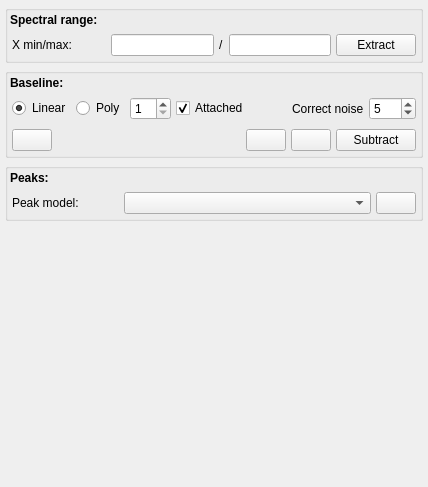
                       <widget class="QWidget" name="scrollAreaWidgetContents_4">
                        <property name="geometry">
                         <rect>
                          <x>0</x>
                          <y>0</y>
                          <width>428</width>
                          <height>487</height>
                         </rect>
                        </property>
                        <layout class="QVBoxLayout" name="verticalLayout_39">
                         <property name="spacing">
                          <number>5</number>
                         </property>
                         <property name="leftMargin">
                          <number>5</number>
                         </property>
                         <property name="topMargin">
                          <number>5</number>
                         </property>
                         <property name="rightMargin">
                          <number>5</number>
                         </property>
                         <property name="bottomMargin">
                          <number>5</number>
                         </property>
                         <item>
                          <widget class="QGroupBox" name="gb_range">
                           <property name="title">
                            <string/>
                           </property>
                           <layout class="QVBoxLayout" name="verticalLayout_40">
                            <property name="spacing">
                             <number>5</number>
                            </property>
                            <property name="leftMargin">
                             <number>2</number>
                            </property>
                            <property name="topMargin">
                             <number>2</number>
                            </property>
                            <property name="rightMargin">
                             <number>2</number>
                            </property>
                            <property name="bottomMargin">
                             <number>2</number>
                            </property>
                            <item>
                             <widget class="QLabel" name="label_65">
                              <property name="font">
                               <font>
                                <weight>75</weight>
                                <bold>true</bold>
                               </font>
                              </property>
                              <property name="text">
                               <string>Spectral range:</string>
                              </property>
                             </widget>
                            </item>
                            <item>
                             <layout class="QHBoxLayout" name="horizontalLayout_74">
                              <property name="spacing">
                               <number>5</number>
                              </property>
                              <property name="leftMargin">
                               <number>2</number>
                              </property>
                              <property name="topMargin">
                               <number>2</number>
                              </property>
                              <property name="rightMargin">
                               <number>2</number>
                              </property>
                              <property name="bottomMargin">
                               <number>2</number>
                              </property>
                              <item>
                               <widget class="QLabel" name="label_66">
                                <property name="text">
                                 <string>X min/max:</string>
                                </property>
                               </widget>
                              </item>
                              <item>
                               <spacer name="horizontalSpacer_34">
                                <property name="orientation">
                                 <enum>Qt::Horizontal</enum>
                                </property>
                                <property name="sizeHint" stdset="0">
                                 <size>
                                  <width>40</width>
                                  <height>20</height>
                                 </size>
                                </property>
                               </spacer>
                              </item>
                              <item>
                               <widget class="QLineEdit" name="range_min_2"/>
                              </item>
                              <item>
                               <widget class="QLabel" name="label_67">
                                <property name="text">
                                 <string>/</string>
                                </property>
                               </widget>
                              </item>
                              <item>
                               <widget class="QLineEdit" name="range_max_2"/>
                              </item>
                              <item>
                               <widget class="QPushButton" name="range_apply_2">
                                <property name="toolTip">
                                 <string>Extract the spectral windows range.
 Hold 'Ctrl' and press 'Extract' button to apply to all spectra</string>
                                </property>
                                <property name="text">
                                 <string>Extract</string>
                                </property>
                               </widget>
                              </item>
                             </layout>
                            </item>
                           </layout>
                          </widget>
                         </item>
                         <item>
                          <widget class="QGroupBox" name="gb_baseline">
                           <property name="title">
                            <string/>
                           </property>
                           <layout class="QVBoxLayout" name="verticalLayout_41">
                            <property name="spacing">
                             <number>5</number>
                            </property>
                            <property name="leftMargin">
                             <number>2</number>
                            </property>
                            <property name="topMargin">
                             <number>2</number>
                            </property>
                            <property name="rightMargin">
                             <number>2</number>
                            </property>
                            <property name="bottomMargin">
                             <number>2</number>
                            </property>
                            <item>
                             <widget class="QLabel" name="label_69">
                              <property name="font">
                               <font>
                                <weight>75</weight>
                                <bold>true</bold>
                               </font>
                              </property>
                              <property name="text">
                               <string>Baseline:</string>
                              </property>
                             </widget>
                            </item>
                            <item>
                             <layout class="QHBoxLayout" name="horizontalLayout_75" stretch="25,25,0,0,0,0,0">
                              <property name="spacing">
                               <number>5</number>
                              </property>
                              <property name="leftMargin">
                               <number>2</number>
                              </property>
                              <property name="topMargin">
                               <number>2</number>
                              </property>
                              <property name="rightMargin">
                               <number>2</number>
                              </property>
                              <property name="bottomMargin">
                               <number>2</number>
                              </property>
                              <item>
                               <widget class="QRadioButton" name="rbtn_linear_2">
                                <property name="sizePolicy">
                                 <sizepolicy hsizetype="Maximum" vsizetype="Fixed">
                                  <horstretch>0</horstretch>
                                  <verstretch>0</verstretch>
                                 </sizepolicy>
                                </property>
                                <property name="text">
                                 <string>Linear</string>
                                </property>
                                <property name="checked">
                                 <bool>true</bool>
                                </property>
                               </widget>
                              </item>
                              <item>
                               <widget class="QRadioButton" name="rbtn_polynomial_2">
                                <property name="sizePolicy">
                                 <sizepolicy hsizetype="Maximum" vsizetype="Fixed">
                                  <horstretch>0</horstretch>
                                  <verstretch>0</verstretch>
                                 </sizepolicy>
                                </property>
                                <property name="text">
                                 <string>Poly</string>
                                </property>
                               </widget>
                              </item>
                              <item>
                               <widget class="QSpinBox" name="degre_2">
                                <property name="minimum">
                                 <number>1</number>
                                </property>
                               </widget>
                              </item>
                              <item>
                               <widget class="QCheckBox" name="cb_attached_2">
                                <property name="sizePolicy">
                                 <sizepolicy hsizetype="Maximum" vsizetype="Fixed">
                                  <horstretch>0</horstretch>
                                  <verstretch>0</verstretch>
                                 </sizepolicy>
                                </property>
                                <property name="text">
                                 <string>Attached</string>
                                </property>
                                <property name="checked">
                                 <bool>true</bool>
                                </property>
                               </widget>
                              </item>
                              <item>
                               <spacer name="horizontalSpacer_36">
                                <property name="orientation">
                                 <enum>Qt::Horizontal</enum>
                                </property>
                                <property name="sizeHint" stdset="0">
                                 <size>
                                  <width>40</width>
                                  <height>20</height>
                                 </size>
                                </property>
                               </spacer>
                              </item>
                              <item>
                               <widget class="QLabel" name="label_70">
                                <property name="toolTip">
                                 <string>Number of nearby points considered to smoothing the noise</string>
                                </property>
                                <property name="text">
                                 <string>Correct noise</string>
                                </property>
                               </widget>
                              </item>
                              <item>
                               <widget class="QDoubleSpinBox" name="noise_2">
                                <property name="decimals">
                                 <number>0</number>
                                </property>
                                <property name="value">
                                 <double>5.000000000000000</double>
                                </property>
                               </widget>
                              </item>
                             </layout>
                            </item>
                            <item>
                             <layout class="QHBoxLayout" name="horizontalLayout_76" stretch="0,0,0,0,0">
                              <property name="spacing">
                               <number>5</number>
                              </property>
                              <property name="leftMargin">
                               <number>2</number>
                              </property>
                              <property name="topMargin">
                               <number>2</number>
                              </property>
                              <property name="rightMargin">
                               <number>2</number>
                              </property>
                              <property name="bottomMargin">
                               <number>2</number>
                              </property>
                              <item>
                               <widget class="QPushButton" name="btn_undo_baseline_2">
                                <property name="toolTip">
                                 <string>To remove all baseline points and undo the baseline subtraction</string>
                                </property>
                                <property name="text">
                                 <string/>
                                </property>
                                <property name="icon">
                                 <iconset resource="resources.qrc">
                                  <normaloff>:/icon/iconpack/remove.png</normaloff>:/icon/iconpack/remove.png</iconset>
                                </property>
                               </widget>
                              </item>
                              <item>
                               <spacer name="horizontalSpacer_37">
                                <property name="orientation">
                                 <enum>Qt::Horizontal</enum>
                                </property>
                                <property name="sizeHint" stdset="0">
                                 <size>
                                  <width>40</width>
                                  <height>20</height>
                                 </size>
                                </property>
                               </spacer>
                              </item>
                              <item>
                               <widget class="QPushButton" name="btn_copy_bl_2">
                                <property name="toolTip">
                                 <string>Copy the baseline of the selected spectrum.  
 Hold 'Ctrl' and press button to apply to all spectra</string>
                                </property>
                                <property name="text">
                                 <string/>
                                </property>
                                <property name="icon">
                                 <iconset resource="resources.qrc">
                                  <normaloff>:/icon/iconpack/copy.png</normaloff>:/icon/iconpack/copy.png</iconset>
                                </property>
                               </widget>
                              </item>
                              <item>
                               <widget class="QPushButton" name="btn_paste_bl_2">
                                <property name="toolTip">
                                 <string>Paste the copied baseline to the selected spectrum(s).  
 Hold 'Ctrl' and press button to apply to all spectra</string>
                                </property>
                                <property name="text">
                                 <string/>
                                </property>
                                <property name="icon">
                                 <iconset resource="resources.qrc">
                                  <normaloff>:/icon/iconpack/paste10.png</normaloff>:/icon/iconpack/paste10.png</iconset>
                                </property>
                               </widget>
                              </item>
                              <item>
                               <widget class="QPushButton" name="sub_baseline_2">
                                <property name="toolTip">
                                 <string>Subtract baseline for selected spectrum(s). 
 Hold 'Ctrl' and press button to apply to all spectra</string>
                                </property>
                                <property name="text">
                                 <string>Subtract</string>
                                </property>
                               </widget>
                              </item>
                             </layout>
                            </item>
                           </layout>
                          </widget>
                         </item>
                         <item>
                          <widget class="QGroupBox" name="gb_peaks">
                           <property name="title">
                            <string/>
                           </property>
                           <layout class="QVBoxLayout" name="verticalLayout_42">
                            <property name="spacing">
                             <number>5</number>
                            </property>
                            <property name="leftMargin">
                             <number>2</number>
                            </property>
                            <property name="topMargin">
                             <number>2</number>
                            </property>
                            <property name="rightMargin">
                             <number>2</number>
                            </property>
                            <property name="bottomMargin">
                             <number>2</number>
                            </property>
                            <item>
                             <widget class="QLabel" name="label_72">
                              <property name="font">
                               <font>
                                <weight>75</weight>
                                <bold>true</bold>
                               </font>
                              </property>
                              <property name="text">
                               <string>Peaks:</string>
                              </property>
                             </widget>
                            </item>
                            <item>
                             <layout class="QHBoxLayout" name="horizontalLayout_77" stretch="0,0,65,0">
                              <property name="spacing">
                               <number>5</number>
                              </property>
                              <property name="leftMargin">
                               <number>2</number>
                              </property>
                              <property name="topMargin">
                               <number>2</number>
                              </property>
                              <property name="rightMargin">
                               <number>2</number>
                              </property>
                              <property name="bottomMargin">
                               <number>2</number>
                              </property>
                              <item>
                               <widget class="QLabel" name="label_73">
                                <property name="text">
                                 <string>Peak model:</string>
                                </property>
                               </widget>
                              </item>
                              <item>
                               <spacer name="horizontalSpacer_38">
                                <property name="orientation">
                                 <enum>Qt::Horizontal</enum>
                                </property>
                                <property name="sizeHint" stdset="0">
                                 <size>
                                  <width>40</width>
                                  <height>20</height>
                                 </size>
                                </property>
                               </spacer>
                              </item>
                              <item>
                               <widget class="QComboBox" name="cbb_fit_models_2"/>
                              </item>
                              <item>
                               <widget class="QPushButton" name="clear_peaks_2">
                                <property name="toolTip">
                                 <string>Clear all the current peak models. 
 Hold 'Ctrl' and press 'Clear peaks' button to apply to all spectra</string>
                                </property>
                                <property name="text">
                                 <string/>
                                </property>
                                <property name="icon">
                                 <iconset resource="resources.qrc">
                                  <normaloff>:/icon/iconpack/remove.png</normaloff>:/icon/iconpack/remove.png</iconset>
                                </property>
                               </widget>
                              </item>
                             </layout>
                            </item>
                           </layout>
                          </widget>
                         </item>
                         <item>
                          <spacer name="verticalSpacer_15">
                           <property name="orientation">
                            <enum>Qt::Vertical</enum>
                           </property>
                           <property name="sizeHint" stdset="0">
                            <size>
                             <width>20</width>
                             <height>40</height>
                            </size>
                           </property>
                          </spacer>
                         </item>
                        </layout>
                       </widget>
